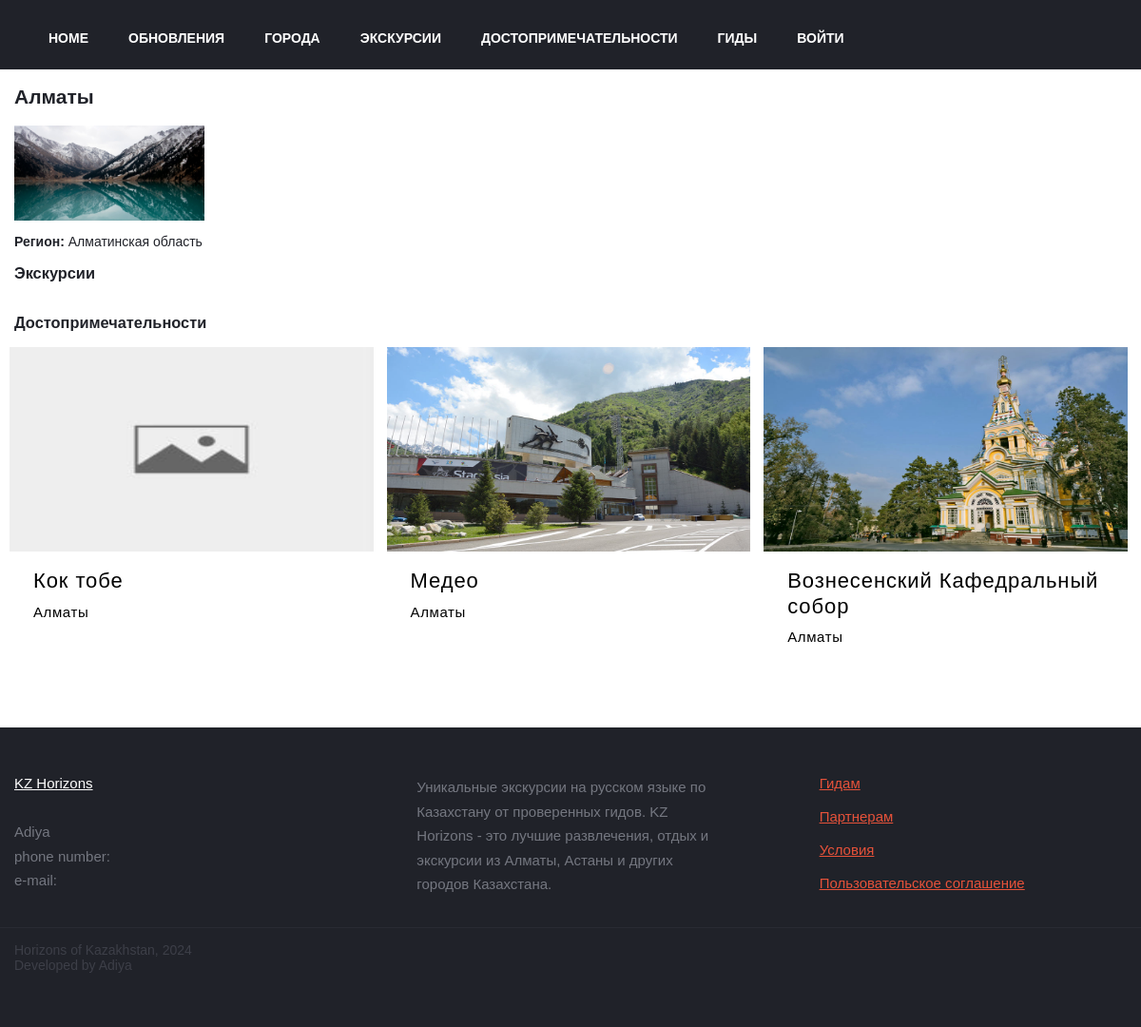
The page /cities/city/947515b4-0b3f-46ae-b758-8b0906a4646b/ on the database its author committed.
### cities/models.py (models this page shows)
class City(models.Model):
    id = models.CharField(
        default=uuid.uuid4, primary_key=True, verbose_name='ID', max_length=128
    )
    name = models.CharField(
        max_length=32, blank=False
    )
    info = models.CharField(
        max_length=2048, verbose_name='Информация', blank=False
    )
    region = models.CharField(
        max_length=128, blank=False, default='none'
    )
    photo = models.CharField(
        max_length=128, blank=True
    )

### excursions/models.py (models this page shows)
class Attraction(models.Model):
    id = models.CharField(
        default=uuid.uuid4, primary_key=True, verbose_name='ID', max_length=128
    )
    name = models.CharField(
        default='Attraction', max_length=32, blank=True
    )
    info = models.CharField(
        max_length=2048, verbose_name='Информация', blank=False
    )
    city = models.ForeignKey(
        City, on_delete=models.CASCADE, verbose_name='City',
    )
    photo = models.CharField(
        max_length=128, default='img/images/no-photo.jpg'
    )

### cities/views.py (the view)
# urls.py: path('city/<str:city_id>/', city, name='city'),
def city(request, city_id=None):
    auth = True if request.session.get('is_authorized') else False
    if city_id:
        city = City.objects.get(id=city_id)
        excursions = Excursion.objects.filter(city=city, is_available=True, is_past=False)
        excs = []
        for exc in excursions:
            excs.append([exc, int(User.objects.get(id=exc.guide).rating)*20, len(Booking.objects.filter(excursion=exc.id))])
        context = {
            'city' : city,
            'attractions' : Attraction.objects.filter(city=city),
            'excursions' : excs,
            'auth' : auth
        }
        return render(request, 'city.html', context)

### cities/templates/city.html (shortened to what this page needs)
{% extends "layout/basic.html" %}
{% load static %}
{% block links %}
<link rel="stylesheet" href="{% static 'styles/index.css' %}">
{% endblock %}
{% block content %}
<div class="excursions-container">
    <div class="container">
<h2>{{ city.name }}</h2>
<div style="background-image: url('{% static city.photo %}'); background-size: cover; background-repeat: no-repeat; width: 200px; height:100px"></div>
<p><b>Регион:</b> {{ city.region }}</p>
<h3>Экскурсии</h3>
<h3>Достопримечательности</h3>
<ul class="excursions-list excursions-list-main rating-large" id="excursions-list">
    {% for attraction in attractions %}
    <li class="excursions-list-item" style="height: 400px;">
        <a href="{% url 'attraction' attraction.id %}" class="excursions-item flex direction-column">
            <div class="flex excursions-head" style="background-image: url('{% static attraction.photo %}'); background-size: 100% 100%">
            </div>
            <div class="flex j-c-space-between direction-column">
                <div class="excursions-title">
                    <span class="excursions-name">{{ attraction.name }}</span>
                    <span class="excursions-location">{{ attraction.city.name }}</span>
                </div>
            </div>
        </a>
    </li>
    {% endfor %}
</ul>
{% endblock %}

### users/static/styles/css/headfooter.css (style rules this page uses)
html { font-family: museo-sans,sans-serif }
.cities,.navigation ul,.profile-nav ul,footer nav ul,ul { list-style: none }
* { box-sizing: border-box; }
body,html { width: 100%; height: 100%; font-size: 14px; font-weight: 400; position: relative; margin: 0; padding: 0; color: #202229 }
body { padding-top: 80px; }
.container { position: relative; margin: 0 auto; max-width: 1190px; padding: 0 10px }

### users/static/styles/style.css (style rules this page uses)
.flex { display: -webkit-flex!important; }
.direction-column { flex-direction: column }
.j-c-space-between { justify-content: space-between }
.cities,.navigation ul,.profile-nav ul,footer nav ul,ul { list-style: none }
body { padding-top: 80px; }

### users/static/styles/index.css (style rules this page uses)
.cities,.navigation ul,.profile-nav ul,footer nav ul,ul { list-style: none }
.flex { display: -webkit-flex!important; }
.direction-column { flex-direction: column }
.j-c-space-between { justify-content: space-between }
.excursions-list { display: flex; flex-wrap: wrap; justify-content: flex-start; margin: 0 -10px; padding: 0; list-style: none }
.excursions-item { max-width: 400px }
.excursions-list-item { width: 100%; margin: 0; max-width: none; flex: none }
.excursions-list-item { width: 33%; min-width: 320px; max-width: 400px; padding: 0 5px; margin: 0 .33% 0 0; display: flex }
.excursions-item { display: block; max-width: 400px; width: 100%; background: #fff; color: #202229; text-decoration: none!important; transition: .1s; margin: 0 auto 30px; position: relative }
.excursions-head { position: relative; min-height: 215px; background-color: #c3c5cd }
.excursions-title { padding: 18px 25px 170px }
.excursions-name { font-size: 1.57142857rem; display: block; letter-spacing: .9px; line-height: 1.2; word-wrap: break-word; font-weight: 500; color: #000 }
.excursions-location { font-size: 1.07142857rem; color: #000; display: block; margin-top: 10px; letter-spacing: .6px; font-weight: 500 }

### rows shown on the page
City: name "Алматы", photo (picture), region "Алматинская область"
Attraction: photo (placeholder picture), name "Кок тобе", city.name "Алматы"
Attraction: photo (picture), name "Медео", city.name "Алматы"
Attraction: photo (picture), name "Вознесенский Кафедральный собор", city.name "Алматы"
